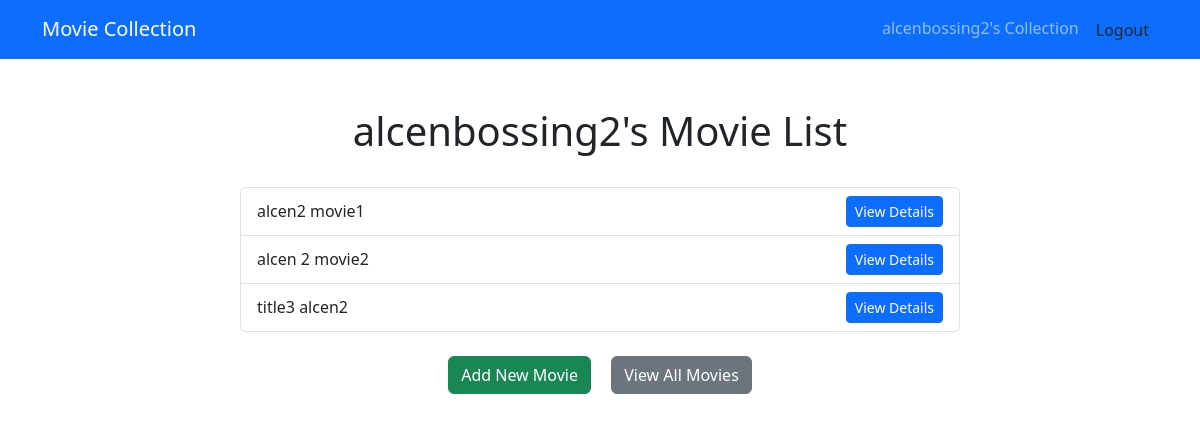
Screenshot of / (signed in) with the database file from the repository.
### moviecollection/models.py (models this page shows, shortened)
class Movie(models.Model):
    title = models.CharField(max_length=200)
    genre = models.CharField(max_length=100)
    release_year = models.IntegerField()
    description = models.TextField()
    owner = models.ForeignKey(User, on_delete=models.CASCADE, related_name='movies')
    created_at = models.DateTimeField(auto_now_add=True)
    updated_at = models.DateTimeField(auto_now=True)

### moviecollection/views.py (the view)
# urls.py: 2. Add a URL to urlpatterns:  path('', views.home, name='home')
@login_required
def home(request):
    movies = Movie.objects.filter(owner=request.user)
    return render(request, 'moviecollection/home.html', {'movies': movies, 'user': request.user})

### moviecollection/templates/moviecollection/home.html (shortened to what this page needs)
{% extends 'base.html' %}
{% block content %}
<div class="container mt-5">
    <h1 class="text-center">{{ user.username }}'s Movie List</h1>
    <div class="row">
        <div class="col-md-8 offset-md-2">
            <ul class="list-group mt-4">
                {% for movie in movies %}
                    <li class="list-group-item d-flex justify-content-between align-items-center">
                        <span>{{ movie.title }}</span>
                        <a href="{% url 'movie_detail' movie.id %}" class="btn btn-primary btn-sm">View Details</a>
                    </li>
                {% empty %}
                    <li class="list-group-item text-center">You have no movies yet. Start by adding some!</li>
                {% endfor %}
            </ul>
            <div class="mt-4 text-center">
                <a href="{% url 'movie_create' %}" class="btn btn-success mx-2">Add New Movie</a>
                <a href="{% url 'all_movies' %}" class="btn btn-secondary mx-2">View All Movies</a>
            </div>
        </div>
    </div>
</div>
{% endblock %}

### moviecollection/templates/base.html (shortened to what this page needs)
<!DOCTYPE html>
<html lang="en">
<head>
    <link href="https://cdn.jsdelivr.net/npm/bootstrap@5.3.0/dist/css/bootstrap.min.css" rel="stylesheet">
</head>
<body>
    <nav class="navbar navbar-expand-lg navbar-dark bg-primary mb-4">
        <div class="container">
            <a class="navbar-brand" href="{% url 'all_movies' %}">Movie Collection</a>
            <div class="collapse navbar-collapse" id="navbarNav">
                <ul class="navbar-nav ms-auto">
                    {% if user.is_authenticated %}
                        <li class="nav-item">
                            <a class="nav-link" href="{% url 'home' %}">{{ user.username }}'s Collection</a>
                        </li>
                        <li class="nav-item">
                            <form method="POST" action="{% url 'logout' %}" class="nav-link">
                                <button type="submit" class="btn " style="padding: 0; margin: 0;">Logout</button>
                            </form>
                        </li>
                    {% endif %}
                </ul>
            </div>
        </div>
    </nav>
    <div class="container">
        {% block content %}
        {% endblock %}
    </div>
</body>
</html>

### rows the page displays
Movie: title "alcen2 movie1"
Movie: title "alcen 2 movie2"
Movie: title "title3 alcen2"

### other values shown
{{ user.username }} "alcenbossing2"
